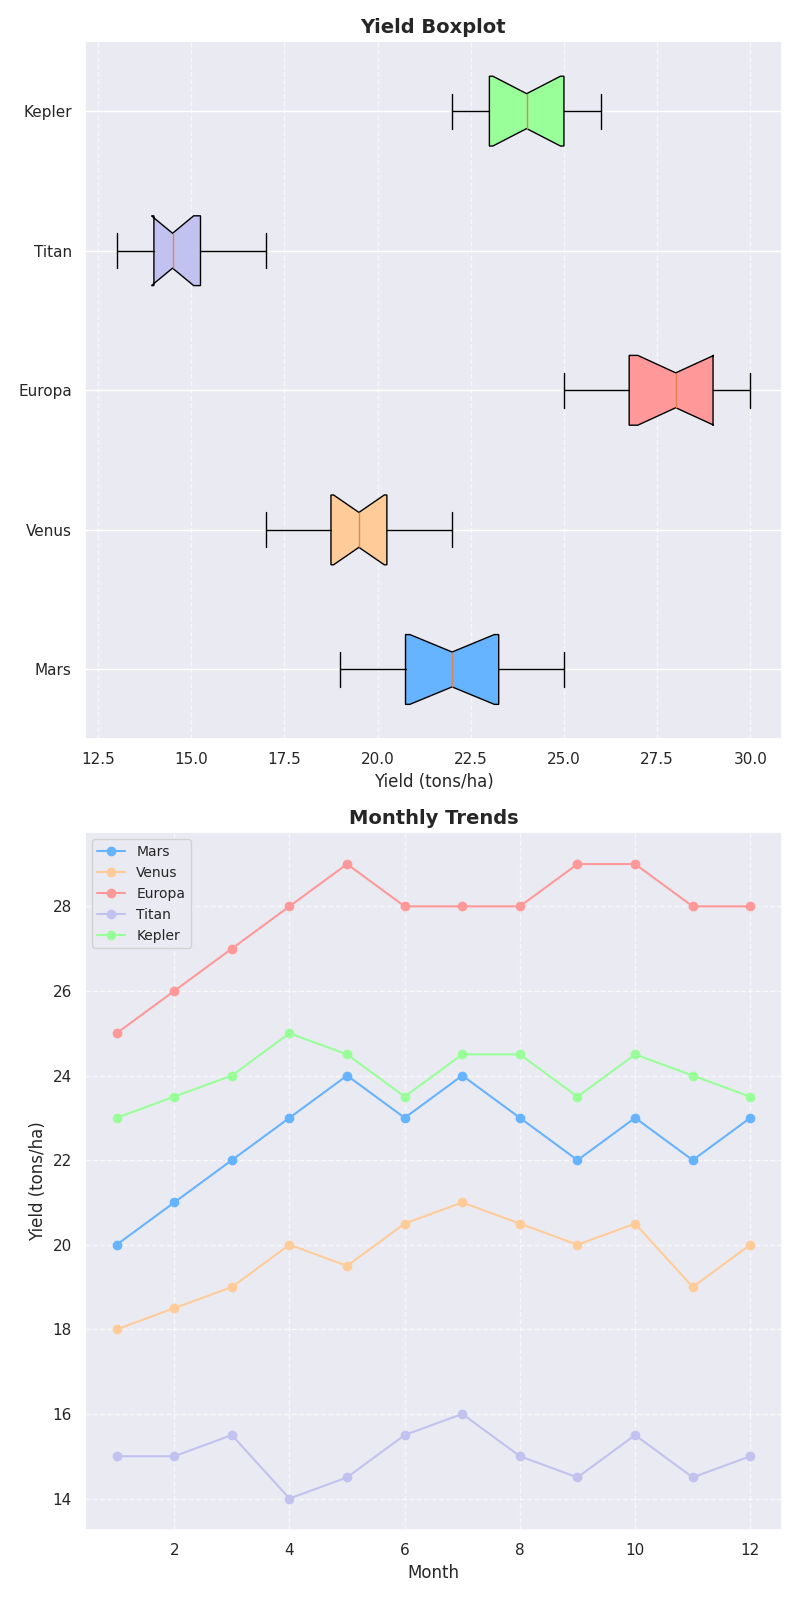

Python code for this plot:
import matplotlib.pyplot as plt
import numpy as np

mars_yields = [20, 23, 21, 19, 25, 22, 24, 23, 20, 22, 21, 24]
venus_yields = [18, 19, 17, 20, 19, 21, 22, 20, 19, 21, 18, 20]
europa_yields = [25, 28, 26, 30, 29, 27, 26, 28, 30, 27, 28, 29]
titan_yields = [15, 14, 16, 13, 14, 15, 17, 13, 14, 16, 15, 14]
kepler_yields = [23, 24, 25, 26, 23, 22, 24, 25, 23, 25, 24, 23]

months = np.arange(1, 13)
mars_trend = np.array([20, 21, 22, 23, 24, 23, 24, 23, 22, 23, 22, 23])
venus_trend = np.array([18, 18.5, 19, 20, 19.5, 20.5, 21, 20.5, 20, 20.5, 19, 20])
europa_trend = np.array([25, 26, 27, 28, 29, 28, 28, 28, 29, 29, 28, 28])
titan_trend = np.array([15, 15, 15.5, 14, 14.5, 15.5, 16, 15, 14.5, 15.5, 14.5, 15])
kepler_trend = np.array([23, 23.5, 24, 25, 24.5, 23.5, 24.5, 24.5, 23.5, 24.5, 24, 23.5])

fig, axes = plt.subplots(2, 1, figsize=(8, 16))

all_yields = [mars_yields, venus_yields, europa_yields, titan_yields, kepler_yields]
colony_names = ['Mars', 'Venus', 'Europa', 'Titan', 'Kepler']
box_colors = ['#66B3FF', '#FFCC99', '#FF9999', '#C2C2F0', '#99FF99']
box = axes[0].boxplot(all_yields, vert=False, patch_artist=True, labels=colony_names, notch=True, whis=1.5)
for patch, color in zip(box['boxes'], box_colors):
    patch.set_facecolor(color)
axes[0].set_title("Yield Boxplot", fontsize=14, fontweight='bold')
axes[0].set_xlabel("Yield (tons/ha)")
axes[0].grid(axis='x', linestyle='--', alpha=0.7)

trend_colors = ['#66B3FF', '#FFCC99', '#FF9999', '#C2C2F0', '#99FF99']
axes[1].plot(months, mars_trend, label='Mars', color=trend_colors[0], marker='o')
axes[1].plot(months, venus_trend, label='Venus', color=trend_colors[1], marker='o')
axes[1].plot(months, europa_trend, label='Europa', color=trend_colors[2], marker='o')
axes[1].plot(months, titan_trend, label='Titan', color=trend_colors[3], marker='o')
axes[1].plot(months, kepler_trend, label='Kepler', color=trend_colors[4], marker='o')
axes[1].set_title("Monthly Trends", fontsize=14, fontweight='bold')
axes[1].set_xlabel("Month")
axes[1].set_ylabel("Yield (tons/ha)")
axes[1].legend(loc='upper left', fontsize=10)
axes[1].grid(True, linestyle='--', alpha=0.7)

plt.tight_layout()
plt.show()
